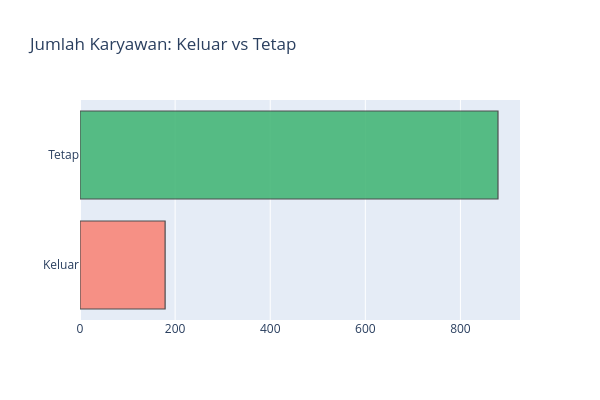
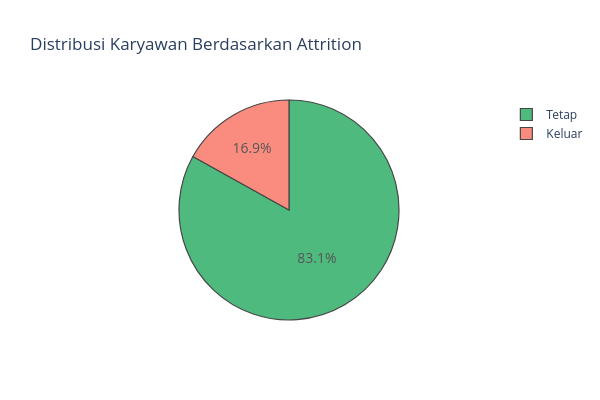

Notebook cell for these charts, in order:
### Code cell
# Memisahkan data menjadi dua kelompok: keluar (attrition) dan tetap bekerja
keluar = data_karyawan[data_karyawan['Attrition'] != 0]
tetap = data_karyawan[data_karyawan['Attrition'] == 0]

# ------------ CETAK STATISTIK -----------------------
# Menghitung jumlah total data, jumlah karyawan keluar, dan yang tetap
jumlah_total = len(data_karyawan)
jumlah_keluar = len(keluar)
jumlah_tetap = len(tetap)

# Menghitung persentase masing-masing
persen_keluar = jumlah_keluar / jumlah_total * 100
persen_tetap = jumlah_tetap / jumlah_total * 100

# Menampilkan informasi jumlah dan persentase attrition
print(f"Karyawan Keluar     : {jumlah_keluar} ({persen_keluar:.2f}%)")
print(f"Karyawan Tetap      : {jumlah_tetap} ({persen_tetap:.2f}%)\n")


# ------------ BAR PLOT (Jumlah karyawan keluar vs tetap) -----------------------
bar_data = go.Bar(
    x=(jumlah_keluar, jumlah_tetap),                 # Jumlah masing-masing kategori
    y=['Keluar', 'Tetap'],                           # Label untuk sumbu Y
    orientation='h',                                 # Batang horizontal
    opacity=0.85,
    marker=dict(
        color=['salmon', 'mediumseagreen'],          # Warna batang diubah
        line=dict(color='#333333', width=1.2)        # Garis tepi lebih halus
    )
)

bar_layout = go.Layout(title='Jumlah Karyawan: Keluar vs Tetap')
fig = go.Figure(data=[bar_data], layout=bar_layout)
atur_ukuran_plot(fig)  # Gunakan fungsi yang sudah dimodifikasi sebelumnya
fig.show()


# ------------ PIE CHART (Distribusi attrition) -------------------
pie_data = go.Pie(
    labels=['Tetap', 'Keluar'],
    values=[jumlah_tetap, jumlah_keluar],
    textfont=dict(size=14),
    opacity=0.9,
    marker=dict(
        colors=['mediumseagreen', 'salmon'],         # Warna diubah agar beda dari versi awal
        line=dict(color='#333333', width=1.2)
    )
)

pie_layout = go.Layout(title='Distribusi Karyawan Berdasarkan Attrition')
fig = go.Figure(data=[pie_data], layout=pie_layout)
atur_ukuran_plot(fig)
fig.show()

### Figure 1 — Plotly figure (JSON) as saved in the notebook; plotly's stock layout.template omitted (floating-point values rounded to 4 significant figures)
{"data": [{"marker": {"color": ["salmon", "mediumseagreen"], "line": {"color": "#333333", "width": 1.2}}, "opacity": 0.85, "orientation": "h", "type": "bar", "x": [179, 879], "y": ["Keluar", "Tetap"]}], "layout": {"height": 400, "title": {"text": "Jumlah Karyawan: Keluar vs Tetap"}, "width": 600}}

### Figure 2 — Plotly figure (JSON) as saved in the notebook; plotly's stock layout.template omitted (floating-point values rounded to 4 significant figures)
{"data": [{"labels": ["Tetap", "Keluar"], "marker": {"colors": ["mediumseagreen", "salmon"], "line": {"color": "#333333", "width": 1.2}}, "opacity": 0.9, "textfont": {"size": 14}, "type": "pie", "values": [879, 179]}], "layout": {"height": 400, "title": {"text": "Distribusi Karyawan Berdasarkan Attrition"}, "width": 600}}
